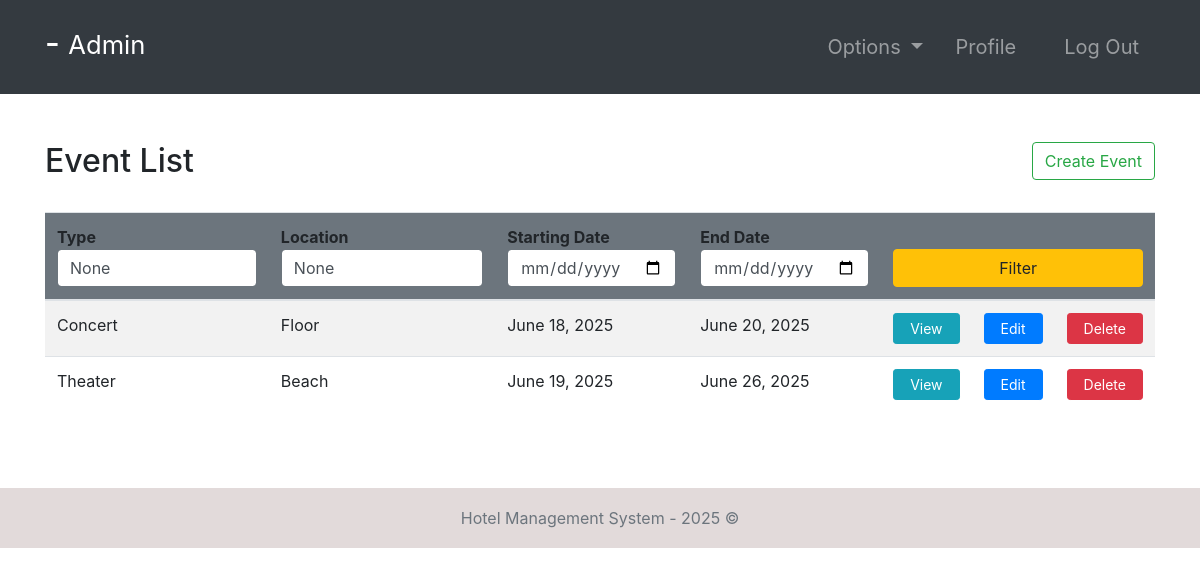
/events/ (signed in), run on the app's committed database.
### hotel/models.py (models this page shows, shortened)
class Event(models.Model):
    EVENT_TYPES = (
        ('Movie', 'Movie'),
        ('Theater', 'Theater'),
        ('Conference', 'Conference'),
        ('Concert', 'Concert'),
        ('Entertainment', 'Entertainment'),
        ('Live Music', 'Live Music'),
    )
    eventType = models.CharField(max_length=20, choices=EVENT_TYPES)
    location = models.CharField(max_length=100)
    startDate = models.DateField()
    endDate = models.DateField()
    explanation = models.TextField()

### hotel/views.py (the view, shortened to what this page needs)
# urls.py: path('events/', events, name="events"),
@login_required(login_url='login')
def events(request):
    role = str(request.user.groups.all()[0])
    path = role + "/"
    events = Event.objects.all()
    attendedEvents = None
    if role == 'guest':
        attendedEvents = EventAttendees.objects.filter(
            guest=request.user.guest)
    context = {
        "role": role,
        'events': events,
        'attendedEvents': attendedEvents,
        "type": request.POST.get("type"),
        "location": request.POST.get("location"),
        "fd": request.POST.get("fd"),
        "ed": request.POST.get("ed")
    }
    return render(request, path + "events.html", context)

### templates/admin/events.html
{% extends '../index.html' %}
{% block context %}
{% include '../common_pages/authorized-events.html' %}
{% endblock %}

### templates/incs/nav.html (shortened to what this page needs)
<nav class="navbar navbar-dark bg-dark navbar-expand-lg py-3 " role="navigation">
    <div class="container">
        <a href="" class="navbar-brand">
            <h2 class="text-capitalize">
                {{ request.user.first_name }} {{ request.user.last_name }} -
                <small>
                    {{ role }}
                </small>
            </h2>
        </a>
        <div class="collapse navbar-collapse" id="navbarTags">
            <ul class="navbar-nav ml-auto">
                <li class="nav-item dropdown p-2">
                    <a class="nav-link dropdown-toggle" href="#" id="navbarDropdown" role="button"
                        data-toggle="dropdown" aria-haspopup="true" aria-expanded="false">
                        Options
                    </a>
                </li>
                <li class="nav-item mr-3 p-2">
                    {% if role == 'staff' or role == 'receptionist' or role == 'admin' or role == 'manager' %}
                    <a href="{% url 'employee-profile' user.id %}" class="nav-link">Profile</a>
                    {% endif %}
                </li>
                <li class="nav-item p-2 ">
                    <a href="{% url 'logout' %}" class="nav-link">Log Out</a>
                </li>
            </ul>
        </div>
    </div>
</nav>

### templates/common_pages/authorized-events.html (shortened to what this page needs)
<div class="container py-5">
    <div class="table-header row">
        <div class="col-sm-9 col-md-9 col-lg-9 mb-4">
            <h2>Event List</h2>
        </div>
        {% if role == "manager" or role == "admin"%}
        <div class="col-sm-3 col-md-3 col-lg-3 mb-4">
            <form action="" method="post">
                <a href="{% url 'createEvent' %}" class="float-right btn btn-outline-success" type="submit">Create
                    Event</a>
            </form>
        </div>
        {% endif %}
    </div>
    <table class="table table-hover table-striped">
        <thead class="bg-secondary rounded">
            <tr>
                <form action="" method="POST">
                    <th>Type <input type="text" name="type" value="{{type}}"
                            class="form-control border border-secondary"></th>
                    <th>Location <input type="text" name="location" value="{{location}}"
                            class="form-control border border-secondary"></th>
                    <th>Starting Date <input type="date" name="fd" value="{{fd}}"
                            class="form-control border border-secondary"></th>
                    <th>End Date <input type="date" name="ed" value="{{ed}}"
                            class="form-control border border-secondary"></th>
                    <th colspan="3"><button type="submit" name="filter" class="btn btn-warning w-100">Filter</button>
                    </th>
                </form>
            </tr>
        </thead>
        <tbody>
            {% for event in events %}
            <tr>
                <td>{{ event.eventType }}</td>
                <td>{{ event.location }}</td>
                <td>{{ event.startDate }}</td>
                <td>{{ event.endDate }}</td>
                <td> <a href="{% url 'event-profile' event.id %}" class="btn btn-sm btn-info px-3">View</a></td>
                {% if role == "manager" or role == "admin" %}
                <td> <a href="{% url 'event-edit' event.id %}" class="btn btn-sm btn-primary px-3">Edit</a></td>
                <td> <a href="{% url 'deleteEvent' event.id %}" class="btn btn-sm btn-danger px-3">Delete</a> </td>
                {% endif %}
            </tr>
            {% endfor %}
        </tbody>
    </table>
</div>

### static/css/main.css (style rules this page uses)
* { margin: 0; padding: 0; -webkit-font-smoothing: antialiased; }
body { position: relative; }
nav .nav-item { font-size: 20px; }

### data on the page
Event: eventType "Concert", location "Floor", startDate "June 18, 2025", endDate "June 20, 2025"
Event: eventType "Theater", location "Beach", startDate "June 19, 2025", endDate "June 26, 2025"

### other printed values
{{ role }} "Admin"
